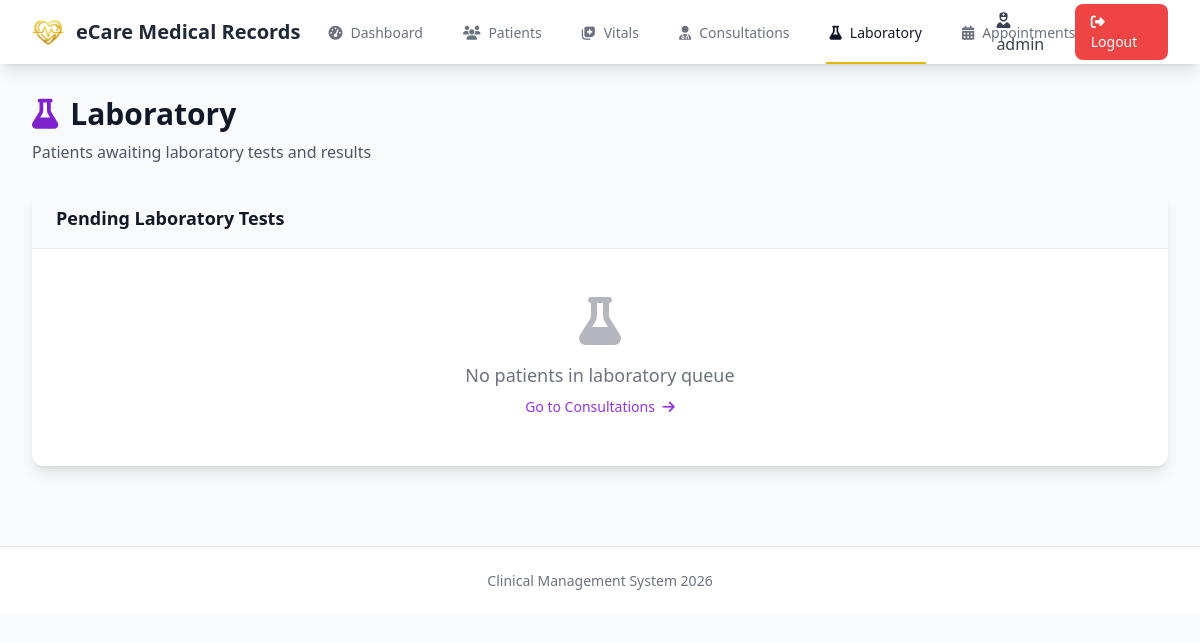
The app's page /laboratory (signed in), older data.
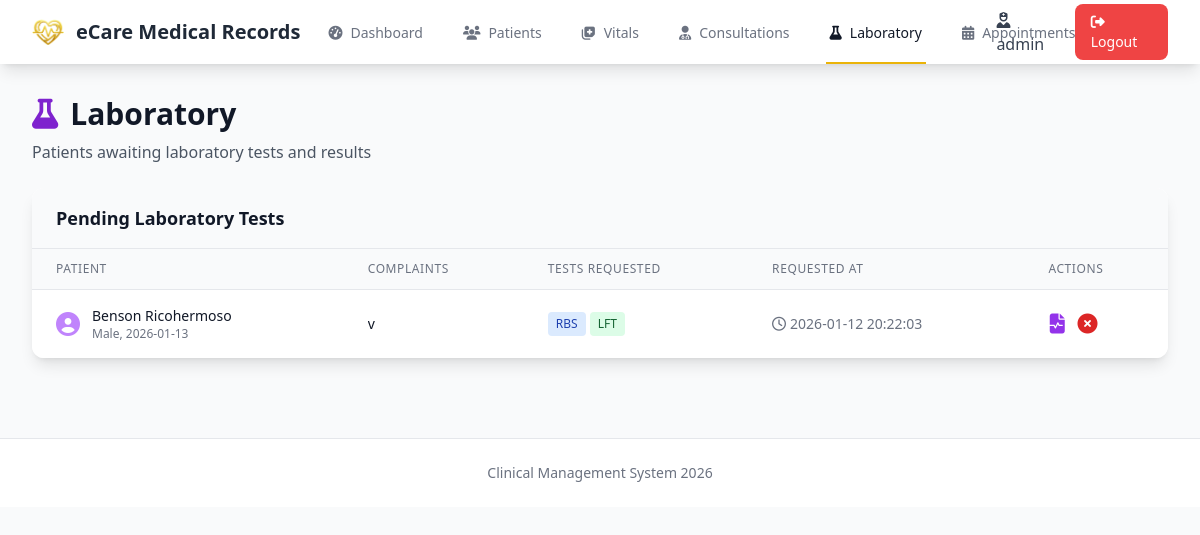
The same page, newer data.
### tables this page shows
CREATE TABLE exams (
            id INTEGER PRIMARY KEY AUTOINCREMENT,
            consultation_id INTEGER NOT NULL,
            patient_id INTEGER NOT NULL,
            presenting_complaint TEXT,
            history_of_complaint TEXT,
            random_blood_sugar INTEGER DEFAULT 0,
            fasting_blood_sugar INTEGER DEFAULT 0,
            liver_function INTEGER DEFAULT 0,
            full_blood_count INTEGER DEFAULT 0,
            lipid_profile INTEGER DEFAULT 0,
            kidney_function INTEGER DEFAULT 0,
            thyroid_function INTEGER DEFAULT 0,
            urinalysis INTEGER DEFAULT 0,
            stool_examination INTEGER DEFAULT 0,
            chest_xray INTEGER DEFAULT 0,
            ecg INTEGER DEFAULT 0,
            ultrasound INTEGER DEFAULT 0,
            recommend_diagnosis INTEGER DEFAULT 0,
            clinical_details TEXT,
            status TEXT DEFAULT 'pending',
            created_by TEXT NOT NULL,
            created_at TIMESTAMP DEFAULT CURRENT_TIMESTAMP,
            FOREIGN KEY (consultation_id) REFERENCES consultations (id) ON DELETE CASCADE,
            FOREIGN KEY (patient_id) REFERENCES patients (id) ON DELETE CASCADE
        );

CREATE TABLE patients (
            id INTEGER PRIMARY KEY AUTOINCREMENT,
            name TEXT NOT NULL,
            date_of_birth TEXT NOT NULL,
            gender TEXT NOT NULL,
            blood_type TEXT,
            allergies TEXT,
            contact TEXT,
            address TEXT,
            payment_method TEXT,
            created_at TIMESTAMP DEFAULT CURRENT_TIMESTAMP,
            updated_at TIMESTAMP DEFAULT CURRENT_TIMESTAMP
        );

### app.py (the view)
@app.route('/laboratory')
@login_required
def laboratory():
    db = get_db()
    lab_patients = db.execute('''
        SELECT
            e.id as exam_id,
            e.patient_id,
            p.name,
            p.gender,
            p.date_of_birth,
            e.presenting_complaint,
            e.history_of_complaint,
            e.random_blood_sugar,
            e.fasting_blood_sugar,
            e.liver_function,
            e.full_blood_count,
            e.lipid_profile,
            e.kidney_function,
            e.thyroid_function,
            e.urinalysis,
            e.stool_examination,
            e.chest_xray,
            e.ecg,
            e.ultrasound,
            e.clinical_details,
            e.created_at
        FROM exams e
        JOIN patients p ON e.patient_id = p.id
        WHERE e.status IN ('pending', 'in_progress')
        ORDER BY e.created_at ASC
    ''').fetchall()
    return render_template('laboratory.html', lab_patients=lab_patients)

### app.py (called while the page is built)
def login_required(f):
    @wraps(f)
    def decorated_function(*args, **kwargs):
        if 'user_id' not in session:
            flash('Please log in to access this page.', 'warning')
            return redirect(url_for('login'))
        return f(*args, **kwargs)
    return decorated_function

### models/database.py (called while the page is built)
def get_db():
    if 'db' not in g:
        g.db = sqlite3.connect(
            current_app.config['DATABASE'],
            detect_types=sqlite3.PARSE_DECLTYPES
        )
        g.db.row_factory = sqlite3.Row
        g.db.execute('PRAGMA foreign_keys = ON')
    return g.db

### templates/laboratory.html (shortened to what this page needs)
{% extends "layout.html" %}
{% block content %}
<div class="slide-in">
    <div class="mb-6">
        <h1 class="text-3xl font-bold text-gray-900">
            <i class="fas fa-flask mr-3 text-purple-700"></i>Laboratory
        </h1>
        <p class="text-gray-600 mt-2">Patients awaiting laboratory tests and results</p>
    </div>
    <div class="bg-white rounded-xl shadow-lg overflow-hidden">
        <div class="px-6 py-4 bg-gray-50 border-b">
            <h2 class="text-lg font-semibold text-gray-900">Pending Laboratory Tests</h2>
        </div>
        {% if lab_patients %}
        <div class="overflow-x-auto">
            <table class="min-w-full divide-y divide-gray-200">
                <thead class="bg-gray-50">
                    <tr>
                        <th class="px-6 py-3 text-left text-xs font-medium text-gray-500 uppercase tracking-wider">Patient</th>
                        <th class="px-6 py-3 text-left text-xs font-medium text-gray-500 uppercase tracking-wider">Complaints</th>
                        <th class="px-6 py-3 text-left text-xs font-medium text-gray-500 uppercase tracking-wider">Tests Requested</th>
                        <th class="px-6 py-3 text-left text-xs font-medium text-gray-500 uppercase tracking-wider">Requested At</th>
                        <th class="px-6 py-3 text-left text-xs font-medium text-gray-500 uppercase tracking-wider">Actions</th>
                    </tr>
                </thead>
                <tbody class="bg-white divide-y divide-gray-200">
                    {% for patient in lab_patients %}
                    <tr class="hover:bg-gray-50">
                        <td class="px-6 py-4 whitespace-nowrap">
                            <div class="flex items-center">
                                <i class="fas fa-user-circle text-purple-400 text-2xl mr-3"></i>
                                <div>
                                    <div class="text-sm font-medium text-gray-900">{{ patient.name }}</div>
                                    <div class="text-xs text-gray-500">{{ patient.gender }}, {{ patient.date_of_birth }}</div>
                                </div>
                            </div>
                        </td>
                        <td class="px-6 py-4">
                            <div class="text-sm text-gray-900 max-w-xs truncate" title="{{ patient.presenting_complaint }}">
                                {{ patient.presenting_complaint }}
                            </div>
                        </td>
                        <td class="px-6 py-4">
                            <div class="flex flex-wrap gap-1">
                                {% if patient.random_blood_sugar %}<span class="px-2 py-1 text-xs bg-blue-100 text-blue-800 rounded">RBS</span>{% endif %}
                                {% if patient.liver_function %}<span class="px-2 py-1 text-xs bg-green-100 text-green-800 rounded">LFT</span>{% endif %}
                            </div>
                        </td>
                        <td class="px-6 py-4 whitespace-nowrap text-sm text-gray-500">
                            <i class="far fa-clock mr-1"></i>{{ patient.created_at }}
                        </td>
                        <td class="px-6 py-4 whitespace-nowrap text-sm font-medium">
                            <button type="button"
                                    data-exam-id="{{ patient.exam_id }}"
                                    data-patient-id="{{ patient.patient_id }}"
                                    data-patient-name="{{ patient.name }}"
                                    data-presenting-complaint="{{ patient.presenting_complaint }}"
                                    data-history="{{ patient.history_of_complaint }}"
                                    data-clinical-details="{{ patient.clinical_details }}"
                                    data-rbs="{{ patient.random_blood_sugar }}"
                                    data-fbs="{{ patient.fasting_blood_sugar }}"
                                    data-lft="{{ patient.liver_function }}"
                                    data-cbc="{{ patient.full_blood_count }}"
                                    data-lipid="{{ patient.lipid_profile }}"
                                    data-kft="{{ patient.kidney_function }}"
                                    data-thyroid="{{ patient.thyroid_function }}"
                                    data-urine="{{ patient.urinalysis }}"
                                    data-stool="{{ patient.stool_examination }}"
                                    data-xray="{{ patient.chest_xray }}"
                                    data-ecg="{{ patient.ecg }}"
                                    data-ultrasound="{{ patient.ultrasound }}"
                                    onclick="openLabResultsModal(this)"
                                    class="text-purple-600 hover:text-purple-900"
                                    title="Enter Lab Results">
                                <i class="fas fa-file-medical-alt text-xl"></i>
                            </button>
                            <form method="POST" action="/exams/cancel/{{ patient.exam_id }}" style="display:inline;" onsubmit="return confirm('Are you sure you want to cancel this exam request?');">
                                <button type="submit" class="text-red-600 hover:text-red-900 ml-2" title="Cancel Exam">
                                    <i class="fas fa-times-circle text-xl"></i>
                                </button>
                            </form>
                        </td>
                    </tr>
                    {% endfor %}
                </tbody>
            </table>
        </div>
        {% else %}
        <div class="text-center py-12 text-gray-500">
            <i class="fas fa-flask text-5xl mb-4 opacity-50"></i>
            <p class="text-lg">No patients in laboratory queue</p>
            <a href="{{ url_for('consultations') }}" class="text-purple-600 hover:text-purple-800 text-sm font-medium mt-2 inline-block">
                Go to Consultations <i class="fas fa-arrow-right ml-1"></i>
            </a>
        </div>
        {% endif %}
    </div>
</div>
{% endblock %}

### templates/layout.html (shortened to what this page needs)
<!DOCTYPE html>
<html lang="en">
<head>
    <script src="https://cdn.tailwindcss.com"></script>
    <link rel="stylesheet" href="https://cdnjs.cloudflare.com/ajax/libs/font-awesome/6.4.0/css/all.min.css">
    <link rel="stylesheet" href="{{ url_for('static', filename='css/custom.css') }}">
</head>
<body class="bg-gray-50 min-h-screen">
    {% if session.user_id %}
    <nav class="bg-white shadow-lg">
        <div class="max-w-7xl mx-auto px-4 sm:px-6 lg:px-8">
            <div class="flex justify-between h-16">
                <div class="flex">
                    <div class="flex-shrink-0 flex items-center">
                        <img src="{{ url_for('static', filename='images/heart-logo.png') }}" alt="Heart Logo" class="w-8 h-8 object-contain mr-3">
                        <span class="text-xl font-bold text-gray-800">eCare Medical Records</span>
                    </div>
                    <div class="hidden sm:ml-6 sm:flex sm:space-x-8">
                        <a href="{{ url_for('dashboard') }}"
                           class="{% if request.endpoint == 'dashboard' %}border-yellow-500 text-gray-900{% else %}border-transparent text-gray-500 hover:border-gray-300 hover:text-gray-700{% endif %} inline-flex items-center px-1 pt-1 border-b-2 text-sm font-medium">
                            <i class="fas fa-tachometer-alt mr-2"></i> Dashboard
                        </a>
                        <a href="{{ url_for('patients') }}"
                           class="{% if request.endpoint == 'patients' %}border-yellow-500 text-gray-900{% else %}border-transparent text-gray-500 hover:border-gray-300 hover:text-gray-700{% endif %} inline-flex items-center px-1 pt-1 border-b-2 text-sm font-medium">
                            <i class="fas fa-users mr-2"></i> Patients
                        </a>
                        <a href="{{ url_for('vitals') }}"
                           class="{% if request.endpoint == 'vitals' %}border-yellow-500 text-gray-900{% else %}border-transparent text-gray-500 hover:border-gray-300 hover:text-gray-700{% endif %} inline-flex items-center px-1 pt-1 border-b-2 text-sm font-medium">
                            <i class="fas fa-notes-medical mr-2"></i> Vitals
                        </a>
                        <a href="{{ url_for('consultations') }}"
                           class="{% if request.endpoint == 'consultations' %}border-yellow-500 text-gray-900{% else %}border-transparent text-gray-500 hover:border-gray-300 hover:text-gray-700{% endif %} inline-flex items-center px-1 pt-1 border-b-2 text-sm font-medium">
                            <i class="fas fa-user-md mr-2"></i> Consultations
                        </a>
                        <a href="{{ url_for('laboratory') }}"
                           class="{% if request.endpoint == 'laboratory' %}border-yellow-500 text-gray-900{% else %}border-transparent text-gray-500 hover:border-gray-300 hover:text-gray-700{% endif %} inline-flex items-center px-1 pt-1 border-b-2 text-sm font-medium">
                            <i class="fas fa-flask mr-2"></i> Laboratory
                        </a>
                        <a href="{{ url_for('appointments') }}"
                           class="{% if request.endpoint == 'appointments' %}border-yellow-500 text-gray-900{% else %}border-transparent text-gray-500 hover:border-gray-300 hover:text-gray-700{% endif %} inline-flex items-center px-1 pt-1 border-b-2 text-sm font-medium">
                            <i class="fas fa-calendar-alt mr-2"></i> Appointments
                        </a>
                    </div>
                </div>
                <div class="flex items-center">
                    <span class="text-gray-700 mr-4">
                        <i class="fas fa-user-nurse mr-2"></i>{{ session.username }}
                    </span>
                    <a href="{{ url_for('logout') }}"
                       class="bg-red-500 hover:bg-red-600 text-white px-4 py-2 rounded-lg text-sm font-medium">
                        <i class="fas fa-sign-out-alt mr-2"></i>Logout
                    </a>
                </div>
            </div>
        </div>
    </nav>
    {% endif %}
    <main class="max-w-7xl mx-auto px-4 sm:px-6 lg:px-8 py-8">
        {% block content %}{% endblock %}
    </main>
    <footer class="bg-white border-t mt-12">
        <div class="max-w-7xl mx-auto px-4 sm:px-6 lg:px-8 py-6">
            <p class="text-center text-gray-500 text-sm">
                Clinical Management System 2026
            </p>
        </div>
    </footer>
</body>
</html>

### templates/layout.html (style rules this page uses)
* { box-sizing: border-box; margin: 0; padding: 0; }
body { font-family: system-ui, -apple-system, sans-serif; line-height: 1.6; }
.slide-in { animation: slideIn 0.3s ease-out; }

Row changes from the older to the newer data that the page shows:
added exams: name "Benson Ricohermoso", gender "Male", date_of_birth "2026-01-13", presenting_complaint "v", random_blood_sugar "RBS", liver_function "LFT", created_at "2026-01-12 20:22:03"
Text that changed along with them:
text no longer shown: "No patients in laboratory queue Go to Consultations"
text now shown: "PATIENT COMPLAINTS TESTS REQUESTED REQUESTED AT ACTIONS"
